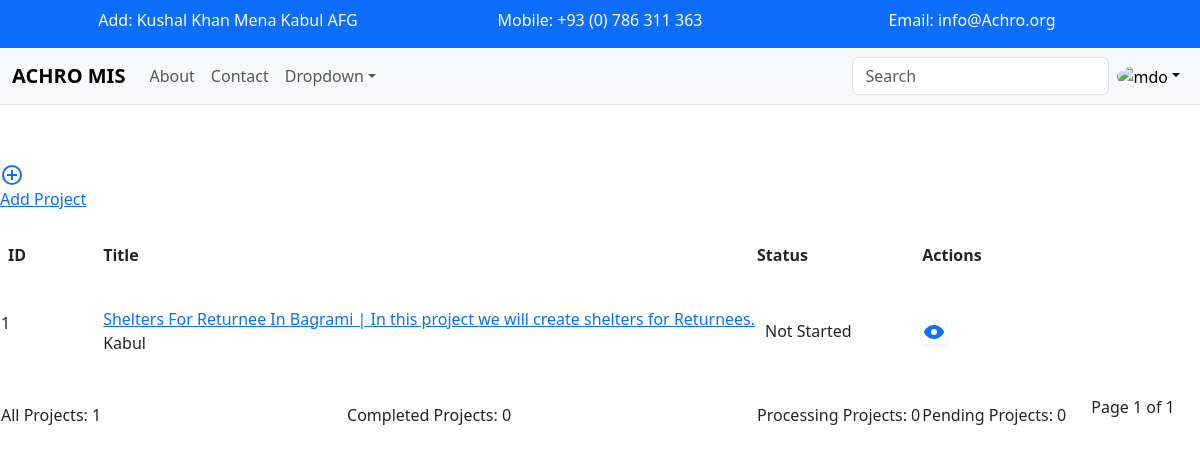
The page /mande/ (signed in) on the database as committed earlier.
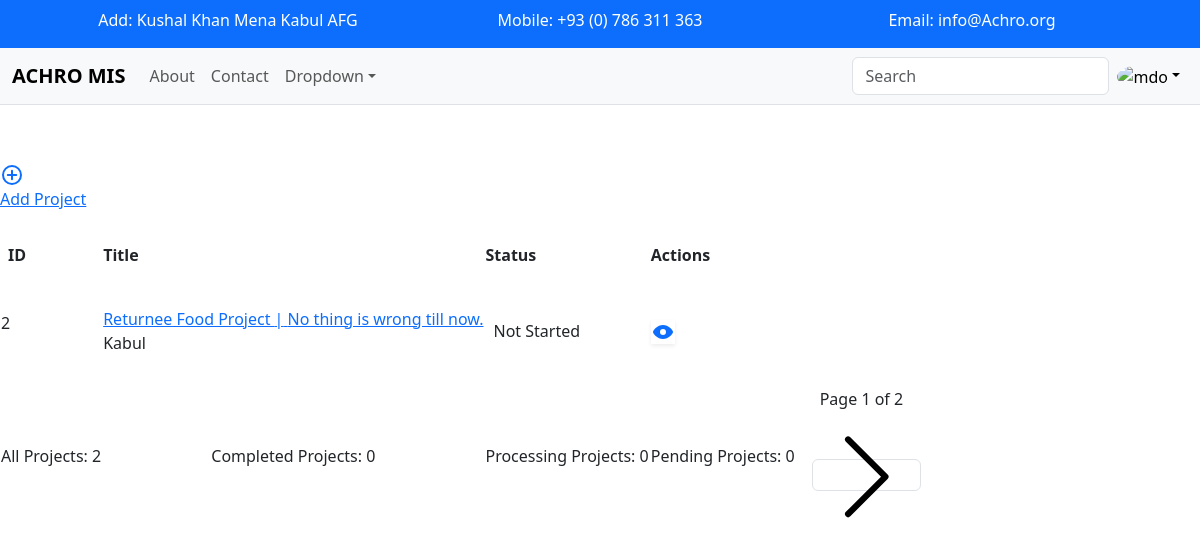
The same page on the database as committed later.
### mande/models.py (models this page shows, shortened)
class Project(models.Model):
    PROJECT_OVERALL_STATUS_CHOICES = [
        ("N", "Not Started"),
        ("S", "On Start"),
        ("P", "In Progress"),
        ("C", "Completed"),
        ("PN", "Pendding"),
        ("CN", "Canncelled"),
    ]
    title = models.CharField(max_length=200, verbose_name="Title")
    slug = models.SlugField(max_length=100, unique=True, verbose_name="sluge")
    sector = models.ForeignKey(
        Sector, models.SET_NULL, null=True, blank=True, verbose_name="Sector"
    )
    donor = models.ForeignKey(Donor, models.CASCADE, verbose_name="Donor")
    location = models.ForeignKey(
        Location, models.SET_NULL, null=True, blank=True, verbose_name="Location"
    )
    start_date = models.DateField(auto_now=True, verbose_name="Start Date")
    end_date = models.DateField(default=six_month_after_now, verbose_name="End Date")
    idp = models.BooleanField(default=False, verbose_name="IDP")
    idp_returnee = models.BooleanField(default=False, verbose_name="IDP/Returnee")
    refugee = models.BooleanField(default=False, verbose_name="Refugee")
    host = models.BooleanField(default=False, verbose_name="Host")
    kochi = models.BooleanField(default=False, verbose_name="Kochi")
    male = models.BooleanField(default=False, verbose_name="Male")
    female = models.BooleanField(default=False, verbose_name="Female")
    childern = models.BooleanField(default=False, verbose_name="Childern")
    childern_age_from = models.IntegerField(
        verbose_name="Childer Start age",
        validators=[MinValueValidator(0), MaxValueValidator(20)],
        blank=True,
        null=True,
    )
    childern_age_end = models.IntegerField(
        verbose_name="Childer End age",
        validators=[MinValueValidator(0), MaxValueValidator(20)],
        blank=True,
        null=True,
    )
    plw = models.BooleanField(default=False, verbose_name="PLW")
    pwd = models.BooleanField(default=False, verbose_name="PWd")
    overall_Status = models.CharField(
        max_length=50,
        choices=PROJECT_OVERALL_STATUS_CHOICES,
        default=PROJECT_OVERALL_STATUS_CHOICES,
        verbose_name="Overall Status",
    )
    remarks = models.TextField(max_length=300, blank=True, null=True)
    doc = models.DateField(auto_now_add=True)
    dou = models.DateField(auto_now=True)
    class Meta:
        verbose_name = "Project"
        verbose_name_plural = "Projects"
        ordering = ["-doc"]

### utility/models.py (models this page shows, shortened)
class Location(models.Model):
    region = models.CharField(max_length=150, verbose_name="Region")
    province = models.CharField(max_length=150, verbose_name="Province")
    district = models.CharField(max_length=150, verbose_name="District")
    village = models.CharField(max_length=200, verbose_name="Village")
    slug = models.SlugField(max_length=100, unique=True, verbose_name="slug")
    description = models.TextField(
        max_length=255, blank=True, null=True, verbose_name="Description"
    )
    class Meta:
        verbose_name = "Location"
        verbose_name_plural = "Locations"

### mande/views.py (the view)
# urls.py: path("", views.ListProject.as_view(), name="index"),
class ListProject(LoginRequiredMixin, ListView):
    paginate_by = 1
    model = models.Project
    def get_context_data(self, **kwargs):
        context = super().get_context_data(**kwargs)
        context["count"] = models.Project.objects.count()
        context["using"] = models.Project.objects.filter(overall_Status="C").count()
        context["Processing"] = models.Project.objects.filter(
            overall_Status="P"
        ).count()
        context["Pendding"] = models.Project.objects.filter(overall_Status="PN").count()
        return context

### mande/templates/mande/project_list.html (shortened to what the changed rows need)
{% extends 'base/main.html' %} {%block title %} Monitoring {% endblock title %}
{% block content %}
<div class="bg-blue-700 shadow-md flex justify-between items-center px-10">
  <h1 class="font-bold  text-white text-center py-6 text-5xl">ACHRO Projects List</h1>
</div>
<table class="min-w-full divide-y divide-gray-200 overflow-x-auto px-2">
  <thead class="bg-gray-50">
      <tr>
          <th scope="col" class="px-2 py-3 text-left text-xs font-medium text-gray-500 uppercase tracking-wider">
              ID
          </th>
          <th scope="col" class="px-6 py-3 text-left text-xs font-medium text-gray-500 uppercase tracking-wider">
              Title
          </th>
          <th scope="col" class="px-6 py-3 text-left text-xs font-medium text-gray-500 uppercase tracking-wider">
              Status
          </th>
          <th scope="col" class="px-6 py-3 text-left text-xs font-medium text-gray-500 uppercase tracking-wider">
              Actions
          </th>
      </tr>
  </thead>
  <tbody class="bg-white divide-y divide-gray-200">
    {% for project in object_list %}
      <tr>
        <td class="pl-3">
          <p>{{project.id}}</p>
        </td>
          <td class="px-6 py-4 whitespace-nowrap w-full">
              <div class="text-sm text-gray-900 font-medium"> <a href="{% url "mande:project-details" project.slug %}">{{project.title | title }} <span class="text-yellow-600">|</span> {{ project.remarks }}</a></div>
              <div class="text-xs font-light text-gray-500">{{project.location.province}}</div>
          </td>
          <td class="px-6 py-4 whitespace-nowrap">
            {% if project.overall_Status == "N" %}
              <span class="px-2 inline-flex text-xs leading-5 font-semibold rounded-full shadow-md bg-yellow-100 text-yellow-800"> Not Started</span>
            {% elif project.overall_Status == "S"%}
              <span class="px-2 inline-flex text-xs leading-5 font-semibold rounded-full shadow-md bg-green-100 text-green-800"> ON Start</span>
            {% elif project.overall_Status == "P"%}
              <span class="px-2 inline-flex text-xs leading-5 font-semibold rounded-full shadow-md bg-Purple-100 text-purple-800"> Active</span>
            {% elif project.overall_Status == "C"%}
              <span class="px-2 inline-flex text-xs leading-5 font-semibold rounded-full shadow-md bg-green-600 text-green-100"> Completed</span>
            {% elif project.overall_Status == "PN"%}
              <span class="px-2 inline-flex text-xs leading-5 font-semibold rounded-full shadow-md bg-yellow-100 text-yellow-800"> Pendding</span>
            {% elif project.overall_Status == "CN"%}
              <span class="px-2 inline-flex text-xs leading-5 font-semibold rounded-full shadow-md bg-green-100 text-green-800"> Cancelled</span>
            {% else %}
              <span class="px-2 inline-flex text-xs leading-5 font-semibold rounded-full shadow-md bg-green-100 text-green-800"> Not selected</span>
            {% endif %}
          </td>
          <td class="px-6 py-4 whitespace-nowrap  text-sm font-medium">
              <a href="{% url "mande:project-details" project.slug %}" class="text-indigo-600 hover:text-indigo-900 text-center">
              </a>
          </td>
      </tr>
      {% endfor %}
  </tbody>
  <tfoot >
    <tr class="bg-blue-200 m-10 divide-y rounded-md text-gray-800">
      <td scope="col" class="px-6 py-4 whitespace-nowrap  text-sm font-normal text-center">All Projects: {{count}}</td>
      <td scope="col" class="px-6 py-4 whitespace-nowrap  text-sm font-normal text-center">Completed Projects: {{using}}</td>
      <td scope="col" class="px-6 py-4 whitespace-nowrap  text-sm font-normal text-center">Processing Projects: {{Processing}}</td>
      <td scope="col" class="px-6 py-4 whitespace-nowrap  text-sm font-normal text-center">Pending Projects: {{Pendding}}</td>
      <td scope="col" class="px-3 py-2 whitespace-nowrap  text-sm font-normal text-center flex justify-center items-center bg-blue-400 rounded m-2">
            <p class="text-gray-700 px-2">Page {{ page_obj.number }} of {{ page_obj.paginator.num_pages }}</p>
            {% if page_obj.has_next %}
              <a class="p-1 rounded border text-black bg-white hover:text-white hover:bg-blue-600 hover:border-blue-600" href="?page={{ page_obj.next_page_number }}">
                  <svg class="w-5 h-5" xmlns="http://www.w3.org/2000/svg" fill="currentColor" viewBox="0 0 16 16">
                      <path fill-rule="evenodd"
                          d="M4.646 1.646a.5.5 0 0 1 .708 0l6 6a.5.5 0 0 1 0 .708l-6 6a.5.5 0 0 1-.708-.708L10.293 8 4.646 2.354a.5.5 0 0 1 0-.708z" />
                  </svg>
              </a>
            {% endif %}
      </td>
    </tr>
  </tfoot>
</table>
{% endblock content %}

Rows that differ between the two databases and show on the page:
no longer on this page (row unchanged): Project: id "1", title "Shelters For Returnee In Bagrami", remarks "In this project we will create shelters for Returnees.", location.province "Kabul", overall_Status "Not Started"
added Project: id "2", title "Returnee Food Project", remarks "No thing is wrong till now.", location.province "Kabul", overall_Status "Not Started"
Other text that changed with them:
{{ count }}: "1" → "2"
{{ page_obj.paginator.num_pages }}: "1" → "2"
